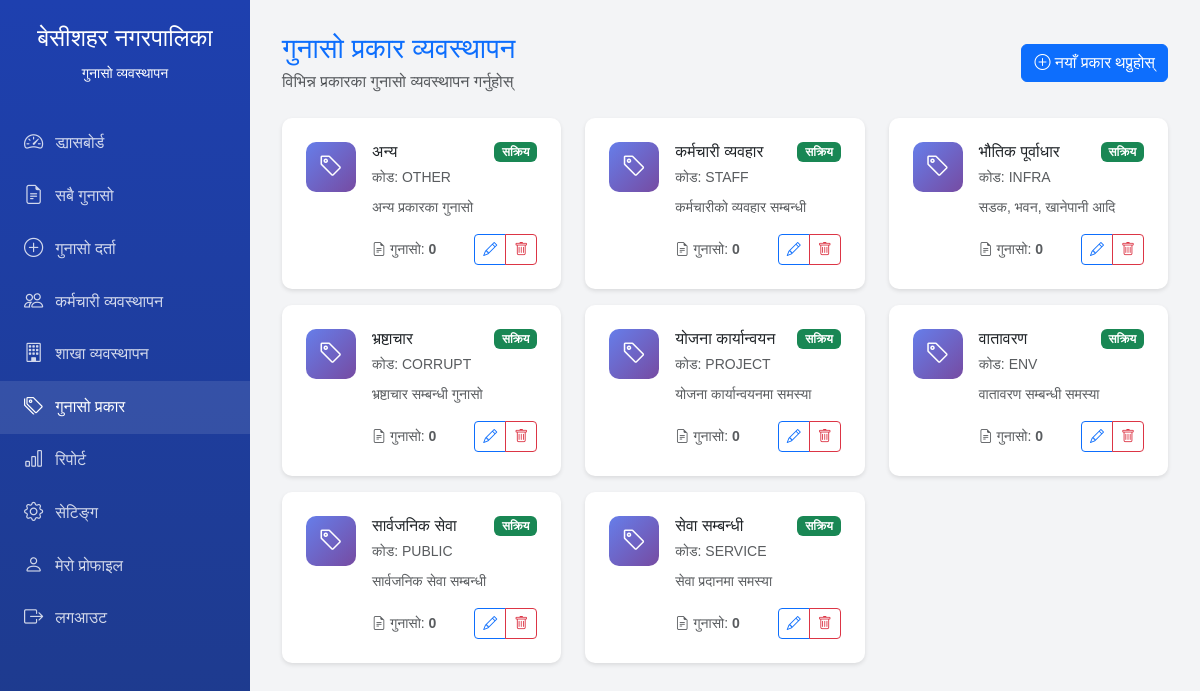
Screenshot of /admin/types.php (signed in) with the database file from the repository.
### tables this page shows
CREATE TABLE complaint_types (
    id INT PRIMARY KEY AUTO_INCREMENT,
    type_name VARCHAR(100) NOT NULL,
    type_code VARCHAR(20) UNIQUE,
    description TEXT,
    status ENUM('active', 'inactive') DEFAULT 'active',
    created_at TIMESTAMP DEFAULT CURRENT_TIMESTAMP
);

### admin/types.php (the view, shortened to what this page needs)
<?php
require_once '../config.php';
$types = $conn->query("SELECT t.*, COUNT(c.id) as complaint_count
                      FROM complaint_types t
                      LEFT JOIN complaints c ON t.id = c.type_id
                      GROUP BY t.id
                      ORDER BY t.type_name");
?>
<!DOCTYPE html>
<html lang="ne">
<head>
    <link href="https://cdn.jsdelivr.net/npm/bootstrap@5.3.0/dist/css/bootstrap.min.css" rel="stylesheet">
    <link rel="stylesheet" href="https://cdn.jsdelivr.net/npm/bootstrap-icons@1.11.0/font/bootstrap-icons.css">
</head>
<body>
    <div class="sidebar">
        <div class="sidebar-brand">
            <h4>बेसीशहर नगरपालिका</h4>
            <small>गुनासो व्यवस्थापन</small>
        </div>
        <ul class="sidebar-menu">
            <li><a href="dashboard.php"><i class="bi bi-speedometer2"></i> ड्यासबोर्ड</a></li>
            <li><a href="complaints.php"><i class="bi bi-file-earmark-text"></i> सबै गुनासो</a></li>
                        <li><a href="/submit.php"><i class="bi bi-plus-circle"></i><span>गुनासो दर्ता</span></a></li>
            <li><a href="employees.php"><i class="bi bi-people"></i> कर्मचारी व्यवस्थापन</a></li>
            <li><a href="branches.php"><i class="bi bi-building"></i> शाखा व्यवस्थापन</a></li>
            <li><a href="types.php" class="active"><i class="bi bi-tags"></i> गुनासो प्रकार</a></li>
            <li><a href="reports.php"><i class="bi bi-bar-chart"></i> रिपोर्ट</a></li>
            <li><a href="settings.php"><i class="bi bi-gear"></i> सेटिङ्ग</a></li>
            <li><a href="profile.php"><i class="bi bi-person"></i> मेरो प्रोफाइल</a></li>
            <li><a href="logout.php"><i class="bi bi-box-arrow-right"></i> लगआउट</a></li>
        </ul>
    </div>
    <div class="main-content">
        <div class="d-flex justify-content-between align-items-center mb-4">
            <div>
                <h3 class="text-primary mb-1">गुनासो प्रकार व्यवस्थापन</h3>
                <p class="text-muted mb-0">विभिन्न प्रकारका गुनासो व्यवस्थापन गर्नुहोस्</p>
            </div>
            <button class="btn btn-primary" data-bs-toggle="modal" data-bs-target="#addTypeModal">
                <i class="bi bi-plus-circle"></i> नयाँ प्रकार थप्नुहोस्
            </button>
        </div>
        <div class="row">
            <?php while ($type = $types->fetch_assoc()): ?>
                <div class="col-md-6 col-lg-4">
                    <div class="type-card">
                        <div class="d-flex align-items-start">
                            <div class="type-icon me-3">
                                <i class="bi bi-tag"></i>
                            </div>
                            <div class="flex-grow-1">
                                <div class="d-flex justify-content-between align-items-start mb-2">
                                    <div>
                                        <h6 class="mb-1"><?php echo htmlspecialchars($type['type_name']); ?></h6>
                                        <small class="text-muted">कोड: <?php echo htmlspecialchars($type['type_code']); ?></small>
                                    </div>
                                    <?php if ($type['status'] === 'active'): ?>
                                        <span class="badge bg-success">सक्रिय</span>
                                    <?php else: ?>
                                        <span class="badge bg-secondary">निष्क्रिय</span>
                                    <?php endif; ?>
                                </div>
                                <?php if (!empty($type['description'])): ?>
                                <p class="text-muted mb-2 small"><?php echo htmlspecialchars($type['description']); ?></p>
                                <?php endif; ?>
                                <div class="d-flex justify-content-between align-items-center mt-3">
                                    <small class="text-muted">
                                        <i class="bi bi-file-earmark-text"></i>
                                        गुनासो: <strong><?php echo $type['complaint_count']; ?></strong>
                                    </small>
                                    <div class="btn-group btn-group-sm">
                                        <button class="btn btn-outline-primary"
                                                onclick="editType(<?php echo htmlspecialchars(json_encode($type)); ?>)">
                                            <i class="bi bi-pencil"></i>
                                        </button>
                                        <button class="btn btn-outline-danger"
                                                onclick="deleteType(<?php echo $type['id']; ?>, '<?php echo htmlspecialchars($type['type_name']); ?>')">
                                            <i class="bi bi-trash"></i>
                                        </button>
                                    </div>
                                </div>
                            </div>
                        </div>
                    </div>
                </div>
            <?php endwhile; ?>
        </div>
    </div>
</body>
</html>

### admin/types.php (style rules this page uses)
:root { --primary-color: #1e40af; --sidebar-width: 250px; }
body { font-family: 'Poppins', Arial, sans-serif; background-color: #f3f4f6; }
.sidebar { position: fixed; top: 0; left: 0; height: 100vh; width: var(--sidebar-width); background: linear-gradient(180deg, var(--primary-color), #1e3a8a); color: white; padding: 1.5rem 0; overflow-y: auto; z-index: 1000; }
.sidebar-brand { padding: 0 1.5rem; margin-bottom: 2rem; text-align: center; }
.sidebar-menu { list-style: none; padding: 0; margin: 0; }
.sidebar-menu li a { display: flex; align-items: center; padding: 0.75rem 1.5rem; color: rgba(255,255,255,0.8); text-decoration: none; transition: all 0.3s; }
.sidebar-menu li a:hover, .sidebar-menu li a.active { background: rgba(255,255,255,0.1); color: white; }
.sidebar-menu li a i { margin-right: 0.75rem; font-size: 1.2rem; }
.main-content { margin-left: var(--sidebar-width); padding: 2rem; }
.type-card { background: white; border-radius: 10px; padding: 1.5rem; box-shadow: 0 2px 4px rgba(0,0,0,0.1); margin-bottom: 1rem; transition: all 0.3s; }
.type-icon { width: 50px; height: 50px; border-radius: 10px; background: linear-gradient(135deg, #667eea, #764ba2); color: white; display: flex; align-items: center; justify-content: center; font-size: 1.5rem; }

### rows the page displays
complaint_types: type_name "अन्य", type_code "OTHER", status "सक्रिय", description "अन्य प्रकारका गुनासो", complaint_count "0"
complaint_types: type_name "कर्मचारी व्यवहार", type_code "STAFF", status "सक्रिय", description "कर्मचारीको व्यवहार सम्बन्धी", complaint_count "0"
complaint_types: type_name "भौतिक पूर्वाधार", type_code "INFRA", status "सक्रिय", description "सडक, भवन, खानेपानी आदि", complaint_count "0"
complaint_types: type_name "भ्रष्टाचार", type_code "CORRUPT", status "सक्रिय", description "भ्रष्टाचार सम्बन्धी गुनासो", complaint_count "0"
complaint_types: type_name "योजना कार्यान्वयन", type_code "PROJECT", status "सक्रिय", description "योजना कार्यान्वयनमा समस्या", complaint_count "0"
complaint_types: type_name "वातावरण", type_code "ENV", status "सक्रिय", description "वातावरण सम्बन्धी समस्या", complaint_count "0"
complaint_types: type_name "सार्वजनिक सेवा", type_code "PUBLIC", status "सक्रिय", description "सार्वजनिक सेवा सम्बन्धी", complaint_count "0"
complaint_types: type_name "सेवा सम्बन्धी", type_code "SERVICE", status "सक्रिय", description "सेवा प्रदानमा समस्या", complaint_count "0"
